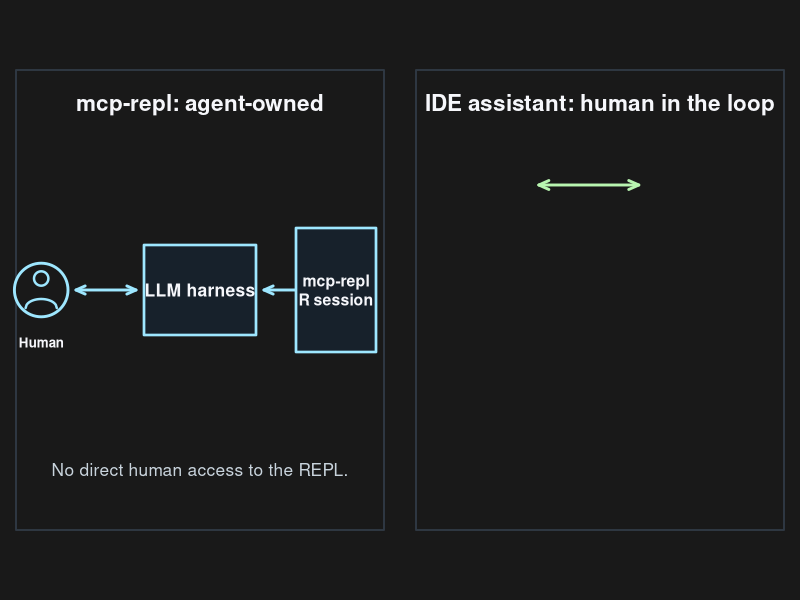

The R source for this figure: (Note: this script raises an error after producing the figure.)
## ---- chunk 1
#| echo: false
#| fig-width: 13.5
#| fig-height: 6
#| fig-bg: "#191919"
#| out-width: "100%"
bg <- "#191919"
fg <- "#f6f7fb"
muted <- "#c8d3dc"
panel <- "#2f3944"
blue <- "#9ee7ff"
blue_fill <- "#17212b"
green <- "#b8f5b0"
green_fill <- "#1f251f"

par(
  mar = c(0, 0, 0, 0),
  pty = "m",
  xaxs = "i",
  yaxs = "i",
  bg = bg,
  family = "sans"
)
plot.new()
plot.window(xlim = c(0, 100), ylim = c(0, 60))
rect(0, 0, 100, 60, col = bg, border = NA)

x_unit <- par("pin")[1] / diff(par("usr")[1:2])
y_unit <- par("pin")[2] / diff(par("usr")[3:4])
person_radius <- 3.35

draw_box <- function(x0, y0, x1, y1, label, fill, border, cex = 1.05) {
  rect(x0, y0, x1, y1, col = fill, border = border, lwd = 2.6)
  text((x0 + x1) / 2, (y0 + y1) / 2, label, col = fg, cex = cex, font = 2)
}

draw_person <- function(x, y, border) {
  symbols(
    x,
    y,
    circles = person_radius,
    inches = FALSE,
    add = TRUE,
    fg = border,
    bg = bg,
    lwd = 2.8
  )
  symbols(
    x,
    y + 1.15,
    circles = 0.9,
    inches = FALSE,
    add = TRUE,
    fg = border,
    bg = bg,
    lwd = 2.4
  )
  shoulder_x <- seq(-1.95, 1.95, length.out = 32)
  shoulder_y <- -1.8 + 0.9 * sqrt(pmax(0, 1 - (shoulder_x / 1.95)^2))
  lines(x + shoulder_x, y + shoulder_y, col = border, lwd = 2.4, lend = "round")
  text(x, y - 5.25, "Human", col = fg, cex = 0.8, font = 2)
}

draw_arrow <- function(x0, y0, x1, y1, col, head_length, lwd) {
  arrows(
    x0,
    y0,
    x1,
    y1,
    length = head_length,
    angle = 24,
    code = 3,
    col = col,
    lwd = lwd
  )
}

draw_arrow_between <- function(
  x0,
  y0,
  x1,
  y1,
  col,
  start_gap,
  end_gap,
  shaft_length,
  edge_gap,
  head_length,
  lwd
) {
  dx <- x1 - x0
  dy <- y1 - y0
  data_distance <- sqrt(dx^2 + dy^2)
  visual_distance <- sqrt((dx * x_unit)^2 + (dy * y_unit)^2)
  stopifnot(
    start_gap >= 0,
    end_gap >= 0,
    shaft_length > 0,
    edge_gap >= 0,
    head_length > 0,
    lwd > 0,
    data_distance > 0,
    visual_distance > 0
  )
  start_fraction <- start_gap / data_distance
  end_fraction <- 1 - end_gap / data_distance
  edge_gap_fraction <- edge_gap / visual_distance
  arrow_start <- start_fraction + edge_gap_fraction
  arrow_end <- end_fraction - edge_gap_fraction
  actual_shaft_length <- visual_distance * (arrow_end - arrow_start)
  stopifnot(
    arrow_start < arrow_end,
    isTRUE(all.equal(actual_shaft_length, shaft_length, tolerance = 1e-3))
  )
  draw_arrow(
    x0 + arrow_start * dx,
    y0 + arrow_start * dy,
    x0 + arrow_end * dx,
    y0 + arrow_end * dy,
    col,
    head_length,
    lwd
  )
}

circle_edge_gap <- function(from, to, radius) {
  dx <- to[1] - from[1]
  dy <- to[2] - from[2]
  data_distance <- sqrt(dx^2 + dy^2)
  visual_distance <- sqrt((dx * x_unit)^2 + (dy * y_unit)^2)
  stopifnot(visual_distance > 0)
  data_distance * radius * x_unit / visual_distance
}

box_edge_gap <- function(from, to, half_width, half_height) {
  dx <- to[1] - from[1]
  dy <- to[2] - from[2]
  distance <- sqrt(dx^2 + dy^2)
  stopifnot(distance > 0)
  x_scale <- if (dx == 0) Inf else half_width / abs(dx)
  y_scale <- if (dy == 0) Inf else half_height / abs(dy)
  distance * min(x_scale, y_scale)
}

agent_arrow <- list(shaft_length = 0.60, edge_gap = 0.08, head_length = 0.10, lwd = 2.8)
ide_arrow <- list(shaft_length = 1.00, edge_gap = 0.16, head_length = 0.11, lwd = 2.8)

rect(2, 7, 48, 53, border = panel, col = NA, lwd = 1.8)
rect(52, 7, 98, 53, border = panel, col = NA, lwd = 1.8)

text(25, 49.5, "mcp-repl: agent-owned", col = fg, cex = 1.35, font = 2)
agent_open <- agent_arrow$shaft_length + 2 * agent_arrow$edge_gap
agent_harness <- c(25, 31)
agent_human <- c(agent_harness[1] - (agent_open / x_unit + person_radius + 7), 31)
agent_repl <- c(agent_harness[1] + agent_open / x_unit + 7 + 5, 31)
draw_arrow_between(
  agent_human[1],
  agent_human[2],
  agent_harness[1],
  agent_harness[2],
  blue,
  start_gap = circle_edge_gap(agent_human, agent_harness, person_radius),
  end_gap = box_edge_gap(agent_harness, agent_human, 7, 4.5),
  shaft_length = agent_arrow$shaft_length,
  edge_gap = agent_arrow$edge_gap,
  head_length = agent_arrow$head_length,
  lwd = agent_arrow$lwd
)
draw_arrow_between(
  agent_harness[1],
  agent_harness[2],
  agent_repl[1],
  agent_repl[2],
  blue,
  start_gap = box_edge_gap(agent_harness, agent_repl, 7, 4.5),
  end_gap = box_edge_gap(agent_repl, agent_harness, 5, 6.2),
  shaft_length = agent_arrow$shaft_length,
  edge_gap = agent_arrow$edge_gap,
  head_length = agent_arrow$head_length,
  lwd = agent_arrow$lwd
)
draw_person(agent_human[1], agent_human[2], blue)
draw_box(18, 26.5, 32, 35.5, "LLM harness", blue_fill, blue)
draw_box(37, 24.8, 47, 37.2, "mcp-repl\nR session", blue_fill, blue, cex = 0.95)
text(25, 13, "No direct human access to the REPL.", col = muted, cex = 1.04)

text(
  75,
  49.5,
  "IDE assistant: human in the loop",
  col = fg,
  cex = 1.35,
  font = 2
)
ide_open <- ide_arrow$shaft_length + 2 * ide_arrow$edge_gap
triangle_top_y <- 41.5
triangle_left <- c(62, triangle_top_y)
triangle_right <- c(
  triangle_left[1] + ide_open / x_unit + person_radius + 8.2,
  triangle_top_y
)
triangle_bottom <- c(71.70876, 22.78294)

draw_arrow_between(
  triangle_left[1],
  triangle_left[2],
  triangle_right[1],
  triangle_right[2],
  green,
  start_gap = circle_edge_gap(triangle_left, triangle_right, person_radius),
  end_gap = box_edge_gap(triangle_right, triangle_left, 8.2, 4.4),
  shaft_length = ide_arrow$shaft_length,
  edge_gap = ide_arrow$edge_gap,
  head_length = ide_arrow$head_length,
  lwd = ide_arrow$lwd
)
draw_arrow_between(
  triangle_right[1],
  triangle_right[2],
  triangle_bottom[1],
  triangle_bottom[2],
  green,
  start_gap = box_edge_gap(triangle_right, triangle_bottom, 8.2, 4.4),
  end_gap = box_edge_gap(triangle_bottom, triangle_right, 8.8, 4.2),
  shaft_length = ide_arrow$shaft_length,
  edge_gap = ide_arrow$edge_gap,
  head_length = ide_arrow$head_length,
  lwd = ide_arrow$lwd
)
draw_arrow_between(
  triangle_bottom[1],
  triangle_bottom[2],
  triangle_left[1],
  triangle_left[2],
  green,
  start_gap = box_edge_gap(triangle_bottom, triangle_left, 8.8, 4.2),
  end_gap = circle_edge_gap(triangle_left, triangle_bottom, person_radius),
  shaft_length = ide_arrow$shaft_length,
  edge_gap = ide_arrow$edge_gap,
  head_length = ide_arrow$head_length,
  lwd = ide_arrow$lwd
)
draw_person(triangle_left[1], triangle_left[2], green)
draw_box(
  triangle_right[1] - 8.2,
  triangle_right[2] - 4.4,
  triangle_right[1] + 8.2,
  triangle_right[2] + 4.4,
  "LLM harness",
  green_fill,
  green
)
draw_box(
  triangle_bottom[1] - 8.8,
  triangle_bottom[2] - 4.2,
  triangle_bottom[1] + 8.8,
  triangle_bottom[2] + 4.2,
  "IDE R session",
  green_fill,
  green,
  cex = 0.98
)
text(
  75,
  10.7,
  "Human, agent, and REPL remain connected.",
  col = muted,
  cex = 0.98
)
## ---- chunk 2
#| echo: false
#| fig-width: 13.5
#| fig-height: 6
#| fig-bg: "#191919"
#| out-width: "100%"
stopifnot(
  requireNamespace("ggplot2", quietly = TRUE),
  requireNamespace("S7", quietly = TRUE)
)

# Compatibility for the current local ggplot2/S7 development package mix.
relax_ggplot2_s7 <- function() {
  relax <- function(class_name, properties) {
    ns <- asNamespace("ggplot2")
    cls <- get(class_name, envir = ns)
    class_properties <- attr(cls, "properties")
    stopifnot(all(properties %in% names(class_properties)))
    for (property in properties) {
      class_properties[[property]] <- S7::new_property(
        name = property,
        class = S7::class_any
      )
    }
    attr(cls, "properties") <- class_properties
    unlockBinding(class_name, ns)
    assign(class_name, cls, envir = ns)
    lockBinding(class_name, ns)
  }

  relax(
    "class_ggplot",
    c("scales", "guides", "coordinates", "facet", "layout")
  )
  relax("class_ggplot_built", "layout")
}

relax_ggplot2_s7()

bg <- "#191919"
fg <- "#f6f7fb"
muted <- "#c8d3dc"
panel <- "#2f3944"
blue <- "#9ee7ff"
blue_fill <- "#17212b"
green <- "#b8f5b0"
green_fill <- "#1f251f"

x_unit <- 13.5 / 100
y_unit <- 6 / 60
person_radius <- 0.46

visual_distance <- function(from, to) {
  dx <- to[1] - from[1]
  dy <- to[2] - from[2]
  sqrt((dx * x_unit)^2 + (dy * y_unit)^2)
}

data_distance <- function(from, to) sqrt(sum((to - from)^2))

circle_edge_gap <- function(from, to, radius) {
  data_distance(from, to) * radius / visual_distance(from, to)
}

box_edge_gap <- function(from, to, half_width, half_height) {
  dx <- to[1] - from[1]
  dy <- to[2] - from[2]
  distance <- sqrt(dx^2 + dy^2)
  stopifnot(distance > 0)
  x_scale <- if (dx == 0) Inf else half_width / abs(dx)
  y_scale <- if (dy == 0) Inf else half_height / abs(dy)
  distance * min(x_scale, y_scale)
}

segment_between <- function(
  from,
  to,
  start_gap,
  end_gap,
  shaft_length,
  edge_gap
) {
  dx <- to[1] - from[1]
  dy <- to[2] - from[2]
  distance <- sqrt(dx^2 + dy^2)
  visual <- visual_distance(from, to)
  stopifnot(distance > 0, visual > 0)
  start_fraction <- start_gap / distance + edge_gap / visual
  end_fraction <- 1 - end_gap / distance - edge_gap / visual
  actual_shaft_length <- visual * (end_fraction - start_fraction)
  stopifnot(
    start_fraction < end_fraction,
    isTRUE(all.equal(actual_shaft_length, shaft_length, tolerance = 1e-3))
  )
  data.frame(
    x = from[1] + start_fraction * dx,
    y = from[2] + start_fraction * dy,
    xend = from[1] + end_fraction * dx,
    yend = from[2] + end_fraction * dy
  )
}

ellipse_poly <- function(id, x, y, radius, fill, border, n = 96) {
  theta <- seq(0, 2 * pi, length.out = n)
  data.frame(
    id = id,
    x = x + cos(theta) * radius / x_unit,
    y = y + sin(theta) * radius / y_unit,
    fill = fill,
    border = border
  )
}

shoulder_path <- function(id, x, y, border) {
  shoulder_x <- seq(-0.26, 0.26, length.out = 40)
  data.frame(
    id = id,
    x = x + shoulder_x / x_unit,
    y = y - 0.30 / y_unit +
      0.10 / y_unit * sqrt(pmax(0, 1 - (shoulder_x / 0.26)^2)),
    border = border
  )
}

agent_arrow <- list(shaft_length = 0.58, edge_gap = 0.09, head_length = 0.10, lwd = 0.9)
ide_arrow <- list(shaft_length = 1.02, edge_gap = 0.17, head_length = 0.11, lwd = 0.9)

agent_open <- agent_arrow$shaft_length + 2 * agent_arrow$edge_gap
agent_harness <- c(25, 31)
agent_human <- c(agent_harness[1] - (agent_open / x_unit + person_radius / x_unit + 7.2), 31)
agent_repl <- c(agent_harness[1] + agent_open / x_unit + 7.2 + 5.2, 31)

ide_open <- ide_arrow$shaft_length + 2 * ide_arrow$edge_gap
ide_human <- c(61.5, 42)
ide_harness <- c(ide_human[1] + ide_open / x_unit + person_radius / x_unit + 8.5, 42)
ide_repl <- c(71.47491, 23.06944)

agent_segments <- rbind(
  segment_between(
    agent_human,
    agent_harness,
    circle_edge_gap(agent_human, agent_harness, person_radius),
    box_edge_gap(agent_harness, agent_human, 7.2, 4.4),
    agent_arrow$shaft_length,
    agent_arrow$edge_gap
  ),
  segment_between(
    agent_harness,
    agent_repl,
    box_edge_gap(agent_harness, agent_repl, 7.2, 4.4),
    box_edge_gap(agent_repl, agent_harness, 5.2, 6.1),
    agent_arrow$shaft_length,
    agent_arrow$edge_gap
  )
)

ide_segments <- rbind(
  segment_between(
    ide_human,
    ide_harness,
    circle_edge_gap(ide_human, ide_harness, person_radius),
    box_edge_gap(ide_harness, ide_human, 8.5, 4.5),
    ide_arrow$shaft_length,
    ide_arrow$edge_gap
  ),
  segment_between(
    ide_harness,
    ide_repl,
    box_edge_gap(ide_harness, ide_repl, 8.5, 4.5),
    box_edge_gap(ide_repl, ide_harness, 8.9, 4.1),
    ide_arrow$shaft_length,
    ide_arrow$edge_gap
  ),
  segment_between(
    ide_repl,
    ide_human,
    box_edge_gap(ide_repl, ide_human, 8.9, 4.1),
    circle_edge_gap(ide_human, ide_repl, person_radius),
    ide_arrow$shaft_length,
    ide_arrow$edge_gap
  )
)

boxes <- data.frame(
  xmin = c(17.8, 37.2, ide_harness[1] - 8.5, ide_repl[1] - 8.9),
  xmax = c(32.2, 47.6, ide_harness[1] + 8.5, ide_repl[1] + 8.9),
  ymin = c(26.6, 24.9, ide_harness[2] - 4.5, ide_repl[2] - 4.1),
  ymax = c(35.4, 37.1, ide_harness[2] + 4.5, ide_repl[2] + 4.1),
  label = c("LLM harness", "mcp-repl\nR session", "LLM harness", "IDE R session"),
  fill = c(blue_fill, blue_fill, green_fill, green_fill),
  border = c(blue, blue, green, green),
  text_size = c(5.2, 4.4, 5.2, 5.1)
)

panels <- data.frame(xmin = c(2, 52), xmax = c(48, 98), ymin = 7, ymax = 53)
titles <- data.frame(
  x = c(25, 75),
  y = c(49.5, 49.5),
  label = c("mcp-repl: agent-owned", "IDE assistant: human in the loop")
)
captions <- data.frame(
  x = c(25, 75),
  y = c(13, 10.9),
  label = c("No direct human access to the REPL.", "Human, agent, and REPL remain connected.")
)
people <- data.frame(
  id = c("agent_human", "ide_human"),
  x = c(agent_human[1], ide_human[1]),
  y = c(agent_human[2], ide_human[2]),
  border = c(blue, green)
)

person_outer <- do.call(rbind, lapply(seq_len(nrow(people)), function(i) {
  ellipse_poly(people$id[i], people$x[i], people$y[i], person_radius, bg, people$border[i])
}))
person_head <- do.call(rbind, lapply(seq_len(nrow(people)), function(i) {
  ellipse_poly(paste0(people$id[i], "_head"), people$x[i], people$y[i] + 0.17 / y_unit, 0.12, bg, people$border[i])
}))
person_shoulders <- do.call(rbind, lapply(seq_len(nrow(people)), function(i) {
  shoulder_path(people$id[i], people$x[i], people$y[i], people$border[i])
}))

ggplot2::ggplot() +
  ggplot2::geom_rect(
    data = panels,
    ggplot2::aes(xmin = xmin, xmax = xmax, ymin = ymin, ymax = ymax),
    fill = NA,
    colour = panel,
    linewidth = 0.6
  ) +
  ggplot2::geom_segment(
    data = agent_segments,
    ggplot2::aes(x = x, y = y, xend = xend, yend = yend),
    colour = blue,
    linewidth = agent_arrow$lwd,
    lineend = "round",
    arrow = grid::arrow(
      length = grid::unit(agent_arrow$head_length, "inches"),
      angle = 24,
      ends = "both",
      type = "open"
    )
  ) +
  ggplot2::geom_segment(
    data = ide_segments,
    ggplot2::aes(x = x, y = y, xend = xend, yend = yend),
    colour = green,
    linewidth = ide_arrow$lwd,
    lineend = "round",
    arrow = grid::arrow(
      length = grid::unit(ide_arrow$head_length, "inches"),
      angle = 24,
      ends = "both",
      type = "open"
    )
  ) +
  ggplot2::geom_rect(
    data = boxes,
    ggplot2::aes(
      xmin = xmin,
      xmax = xmax,
      ymin = ymin,
      ymax = ymax,
      fill = fill,
      colour = border
    ),
    linewidth = 1.0
  ) +
  ggplot2::geom_polygon(
    data = person_outer,
    ggplot2::aes(x = x, y = y, group = id, fill = fill, colour = border),
    linewidth = 1.0
  ) +
  ggplot2::geom_polygon(
    data = person_head,
    ggplot2::aes(x = x, y = y, group = id, fill = fill, colour = border),
    linewidth = 0.9
  ) +
  ggplot2::geom_path(
    data = person_shoulders,
    ggplot2::aes(x = x, y = y, group = id, colour = border),
    linewidth = 0.9,
    lineend = "round"
  ) +
  ggplot2::geom_text(
    data = boxes,
    ggplot2::aes(
      x = (xmin + xmax) / 2,
      y = (ymin + ymax) / 2,
      label = label,
      size = text_size
    ),
    colour = fg,
    fontface = "bold",
    lineheight = 0.9
  ) +
  ggplot2::geom_text(
    data = people,
    ggplot2::aes(x = x, y = y - 0.63 / y_unit, label = "Human"),
    colour = fg,
    size = 3.2,
    fontface = "bold"
  ) +
  ggplot2::geom_text(
    data = titles,
    ggplot2::aes(x = x, y = y, label = label),
    colour = fg,
    size = 5.6,
    fontface = "bold"
  ) +
  ggplot2::geom_text(
    data = captions,
    ggplot2::aes(x = x, y = y, label = label),
    colour = muted,
    size = 4.3
  ) +
  ggplot2::scale_fill_identity() +
  ggplot2::scale_colour_identity() +
  ggplot2::scale_size_identity() +
  ggplot2::coord_cartesian(
    xlim = c(0, 100),
    ylim = c(0, 60),
    expand = FALSE,
    clip = "off"
  ) +
  ggplot2::theme_void(base_family = "sans") +
  ggplot2::theme(
    plot.background = ggplot2::element_rect(fill = bg, colour = NA),
    panel.background = ggplot2::element_rect(fill = bg, colour = NA),
    plot.margin = ggplot2::margin(0, 0, 0, 0)
  )
